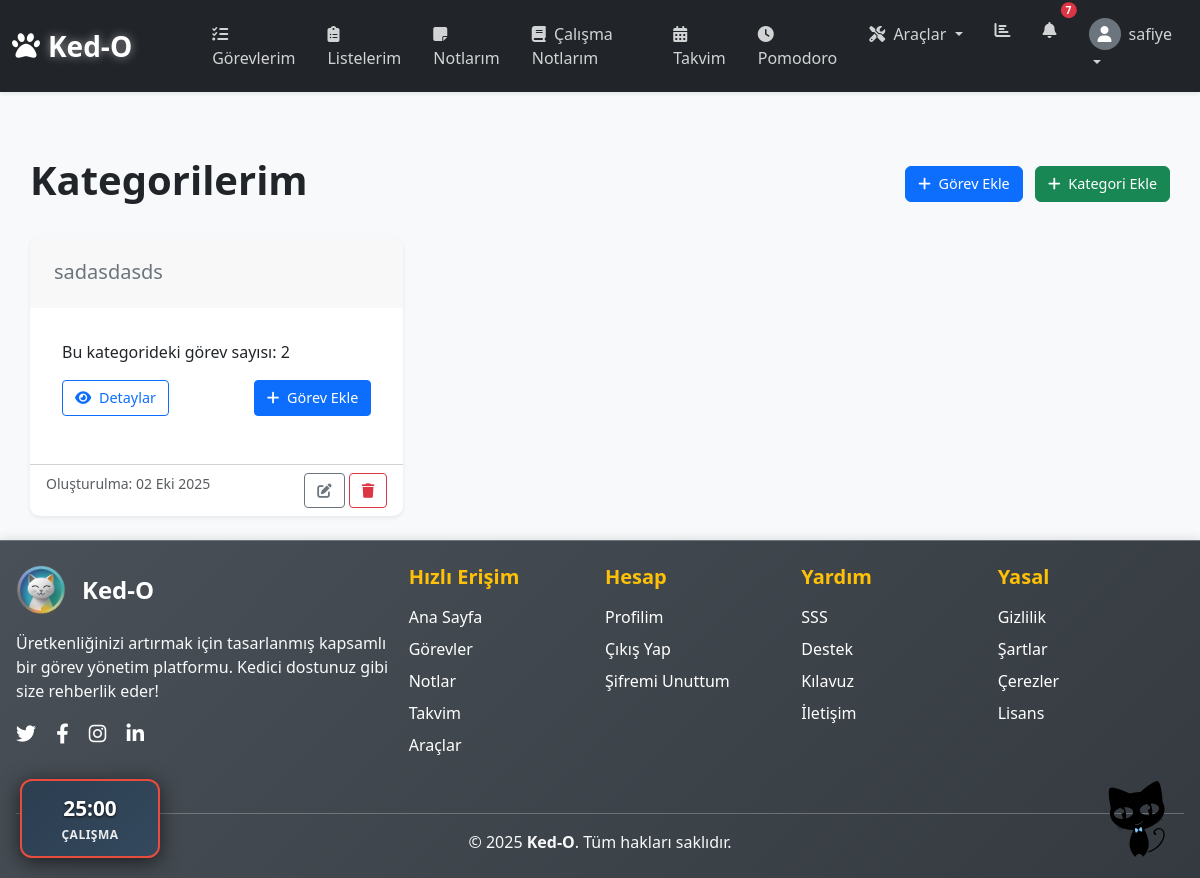
Screenshot of /todo/categories/ (signed in) with the database file from the repository.
### todo/models.py (models this page shows, shortened)
class Category(models.Model):
    user = models.ForeignKey(User, on_delete=models.CASCADE, related_name='todo_categories')
    name = models.CharField(max_length=100)
    color = models.CharField(max_length=7, default='#6c757d')
    slug = models.SlugField(max_length=100, unique=True, blank=True)
    created_at = models.DateTimeField(auto_now_add=True)
    updated_at = models.DateTimeField(auto_now=True)
    class Meta:
        verbose_name_plural = 'Kategoriler'
        ordering = ['name']
        unique_together = ['user', 'name']
        indexes = [
            models.Index(fields=['user', 'name']),
            models.Index(fields=['slug']),
        ]

### todo/views.py (the view)
# urls.py: path('categories/', views.category_list, name='category_list'),
@login_required
def category_list(request):
    categories = Category.objects.filter(user=request.user).only('id', 'name', 'color', 'slug').order_by('name')
    return render(request, 'todo/category_list.html', {'categories': categories})

### dashboard/templatetags/cat_utils.py (called while the page is built)
@register.simple_tag
def cat_image(image_name, position='fixed-tr', size='md', effect='float', custom_class='', custom_style='', clickable=True):
    if size in SIZE_MAP:
        size_class = SIZE_MAP[size]
        inline_size = ''
    else:
        size_class = ''
        inline_size = f'width: {size};'
    position_class = POSITION_MAP.get(position, POSITION_MAP['fixed-tr'])
    effect_class = EFFECT_MAP.get(effect, EFFECT_MAP['float'])
    clickable_class = 'cat-clickable' if clickable else ''
    html = f'''
    <div class="{position_class} {size_class} {effect_class} {clickable_class} {custom_class}"
         style="{custom_style}">
        <img src="/static/images/{image_name}"
             alt="Sevimli Kedi"
             class="cat-image"
             style="{inline_size}">
    </div>
    '''
    return mark_safe(html)

### user_profile/context_processors.py (called while the page is built)
def badge_notifications(request):
    if request.user.is_authenticated:
        new_badges_count = UserBadge.objects.filter(
            user_profile=request.user.profile,
            is_seen=False
        ).count()
        return {'new_badges_count': new_badges_count}
    return {'new_badges_count': 0}

def notifications(request):
    if request.user.is_authenticated:
        unread_count = Notification.objects.filter(
            user=request.user,
            is_read=False
        ).count()
        recent_notifications = Notification.objects.filter(
            user=request.user
        ).order_by('-created_at')[:5]
        return {
            'unread_notifications_count': unread_count,
            'recent_notifications': recent_notifications
        }
    return {}

### todo/templates/todo/category_list.html (shortened to what this page needs)
{% extends "core/base.html" %}
{% load static %}
{% load cat_utils %}
{% block content %}
<div class="container mt-4">
    {% cat_image 'kedo-18.png' 'fixed-br' '80px' 'float' %}
    <div class="d-flex justify-content-between align-items-center mb-4">
        <h1>Kategorilerim</h1>
        <div>
            <a href="{% url 'todo:task_create' %}" class="btn btn-primary me-2">
                <i class="fas fa-plus me-1"></i> Görev Ekle
            </a>
            <a href="{% url 'todo:category_create' %}" class="btn btn-success">
                <i class="fas fa-plus me-1"></i> Kategori Ekle
            </a>
        </div>
    </div>
    {% if categories %}
    <div class="row row-cols-1 row-cols-md-2 row-cols-lg-3 g-4">
        {% for category in categories %}
        <div class="col">
            <div class="card h-100 shadow-sm border-0">
                <div class="card-header" style="background-color: {{ category.color }};">
                    <h5 class="card-title text-light mb-0">{{ category.name }}</h5>
                </div>
                <div class="card-body">
                    <p class="card-text">Bu kategorideki görev sayısı: {{ category.tasks.count }}</p>
                    <div class="d-flex justify-content-between">
                        <a href="{% url 'todo:category_detail' category.slug %}" class="btn btn-sm btn-outline-primary">
                            <i class="fas fa-eye me-1"></i> Detaylar
                        </a>
                        <a href="{% url 'todo:task_create' %}?category={{ category.id }}"
                           class="btn btn-sm btn-primary">
                            <i class="fas fa-plus me-1"></i> Görev Ekle
                        </a>
                    </div>
                </div>
                <div class="card-footer bg-transparent d-flex justify-content-between">
                    <small class="text-muted">Oluşturulma: {{ category.created_at|date:"d M Y" }}</small>
                    <div>
                        <a href="{% url 'todo:category_update' category.slug %}" class="btn btn-sm btn-outline-secondary">
                            <i class="fas fa-edit"></i>
                        </a>
                        <a href="{% url 'todo:category_delete' category.slug %}" class="btn btn-sm btn-outline-danger">
                            <i class="fas fa-trash"></i>
                        </a>
                    </div>
                </div>
            </div>
        </div>
        {% endfor %}
    </div>
    {% endif %}
</div>
{% endblock %}

### templates/core/navbar.html (shortened to what this page needs)
{% load static %}
<nav class="navbar navbar-expand-lg navbar-dark bg-dark sticky-top shadow-sm">
    <div class="container-fluid">
        <a class="navbar-brand fw-bold fs-3 d-flex align-items-center" href="{% url 'dashboard:landing' %}">
            <i class="fas fa-paw me-2"></i>
            <span class="brand-text me-5">Ked-O</span>
        </a>
        <div class="collapse navbar-collapse" id="navbarMain">
            {% if user.is_authenticated %}
                <ul class="navbar-nav me-auto mb-2 mb-lg-0">
                    <li class="nav-item">
                        <a class="nav-link nav-link-custom" href="{% url 'todo:task_list' %}">
                            <i class="fas fa-tasks me-1"></i>
                            <span class="nav-text">Görevlerim</span>
                        </a>
                    </li>
                    <li class="nav-item">
                        <a class="nav-link nav-link-custom" href="{% url 'lists:list_list' %}">
                            <i class="fas fa-clipboard-list me-1"></i>
                            <span class="nav-text">Listelerim</span>
                        </a>
                    </li>
                    <li class="nav-item">
                        <a class="nav-link nav-link-custom" href="{% url 'notes:note_list' %}">
                            <i class="fas fa-sticky-note me-1"></i>
                            <span class="nav-text">Notlarım</span>
                        </a>
                    </li>
                    <li class="nav-item">
                        <a class="nav-link nav-link-custom" href="{% url 'tools:study_notes_list' %}">
                            <i class="fas fa-book me-1"></i>
                            <span class="nav-text">Çalışma Notlarım</span>
                        </a>
                    </li>
                    <li class="nav-item">
                        <a class="nav-link nav-link-custom" href="{% url 'dashboard:calendar' %}">
                            <i class="fas fa-calendar-alt me-1"></i>
                            <span class="nav-text">Takvim</span>
                        </a>
                    </li>
                    <li class="nav-item">
                        <a class="nav-link nav-link-custom" href="{% url 'dashboard:pomodoro' %}">
                            <i class="fas fa-clock me-1"></i>
                            <span class="nav-text">Pomodoro</span>
                        </a>
                    </li>
                    <li class="nav-item dropdown">
                        <a class="nav-link dropdown-toggle nav-link-custom" href="#" id="toolsDropdown" role="button"
                            data-bs-toggle="dropdown" aria-expanded="false">
                            <i class="fas fa-tools me-1"></i>
                            <span class="nav-text">Araçlar</span>
                        </a>
                    </li>
                </ul>
                <ul class="navbar-nav ms-auto">
                    <li class="nav-item d-none d-lg-block">
                        <a class="nav-link nav-link-custom" href="{% url 'analytics:dashboard' %}">
                            <i class="fas fa-chart-bar"></i>
                        </a>
                    </li>
                    <li class="nav-item dropdown">
                        <a class="nav-link position-relative nav-link-custom" href="#" id="notificationsDropdown"
                            role="button" data-bs-toggle="dropdown" aria-expanded="false">
                            <i class="fas fa-bell"></i>
                            {% if unread_notifications_count > 0 %}
                            <span id="notification-count"
                                class="position-absolute top-0 start-100 translate-middle badge rounded-pill bg-danger">
                                {{ unread_notifications_count }}
                            </span>
                            {% else %}
                            <span id="notification-count"
                                class="position-absolute top-0 start-100 translate-middle badge rounded-pill bg-danger d-none"></span>
                            {% endif %}
                        </a>
                    </li>
                    <li class="nav-item dropdown">
                        <a class="nav-link dropdown-toggle nav-link-custom" href="#" id="userDropdown" role="button"
                            data-bs-toggle="dropdown" aria-expanded="false">
                            <div class="d-flex align-items-center">
                                <div class="user-avatar bg-secondary rounded-circle d-flex align-items-center justify-content-center me-2"
                                    style="width: 32px; height: 32px;">
                                    <i class="fas fa-user text-white"></i>
                                </div>
                                <span class="d-none d-lg-inline">{{ user.username|truncatechars:15 }}</span>
                            </div>
                        </a>
                    </li>
                </ul>
            {% endif %}
        </div>
    </div>
</nav>

### static/css/styles.css (style rules this page uses)
.card { border-radius: 10px; overflow: hidden; }
.card-header { padding: 1.5rem; }
.card-body { padding: 2rem; }
.navbar-brand { font-weight: 600; }
.navbar-nav .nav-link { padding: 0.5rem 1rem; transition: all 0.2s; border-radius: 4px; }
.navbar .badge { font-size: 0.65rem; padding: 0.25em 0.5em; }
.navbar .d-none.d-lg-inline { max-width: 100px; overflow: hidden; text-overflow: ellipsis; white-space: nowrap; display: inline-block; vertical-align: middle; }
.card-header { font-weight: 600; }
.btn { transition: all 0.3s ease; }
.container { max-width: 100%; padding: 0 15px; }
.card { margin-bottom: 1rem; }
.btn { font-size: 0.9rem; padding: 0.375rem 0.75rem; }
.row { margin-left: -5px; margin-right: -5px; }
.col, .col-1, .col-10, .col-11, .col-12, .col-2, .col-3, .col-4, .col-5, .col-6, .col-7, .col-8, .col-9, .col-auto, .col-lg, .col-lg-1, .col-lg-10, .col-lg-11, .col-lg-12, .col-lg-2, .col-lg-3, .col-lg-4, .col-lg-5, .col-lg-6, .col-lg-7, .col-lg-8, .col-lg-9, .col-lg-auto, .col-md, .col-md-1, .col-md-10, .col-md-11, .col-md-12, .col-md-2, .col-md-3, .col-md-4, .col-md-5, .col-md-6, .col-md-7, .col-md-8, .col-md-9, .col-md-auto, .col-sm, .col-sm-1, .col-sm-10, .col-sm-11, .col-sm-12, .col-sm-2, .col-sm-3, .col-sm-4, .col-sm-5, .col-sm-6, .col-sm-7, .col-sm-8, .col-sm-9, .col-sm-auto, .col-xl, .col-xl-1, .col-xl-10, .col-xl-11, .col-xl-12, .col-xl-2, .col-xl-3, .col-xl-4, .col-xl-5, .col-xl-6, .col-xl-7, .col-xl-8, .col-xl-9, .col-xl-auto { padding-left: 5px; padding-right: 5px; }

### static/css/custom.css (style rules this page uses)
.card-header { background: var(--bs-card-cap-bg) !important; }
.btn-primary { background-color: #0d6efd; border-color: #0d6efd; }
.btn-success { background-color: #198754; border-color: #198754; }
.badge { font-size: 0.75em; }
body { font-family: 'Segoe UI', Tahoma, Geneva, Verdana, sans-serif; }
h1, h2, h3, h4, h5, h6 { font-weight: 600; }
body { padding-bottom: 60px; }
.card-header { background: linear-gradient(135deg, #667eea 0%, #764ba2 100%); color: white; border: none; }

### static/css/cats.css (style rules this page uses)
.cat-fixed { position: fixed !important; z-index: 9999 !important; pointer-events: none !important; }
.cat-image { display: block !important; height: auto !important; transition: all 0.3s ease !important; }
.cat-fixed-bottom-right { bottom: 20px !important; right: 20px !important; }
.cat-float { animation: cat-float 3s ease-in-out infinite !important; }
.cat-clickable { pointer-events: auto !important; cursor: pointer !important; }

### todo/templates/todo/category_list.html (style rules this page uses)
.card-header .text-light { color: #6c757d !important; font-weight: 500; }

### templates/core/navbar.html (style rules this page uses)
.navbar-brand .brand-text { color: #fff; text-shadow: 0 0 10px rgba(255, 255, 255, 0.5); }
.nav-link-custom { transition: all 0.3s ease; border-radius: 6px; margin: 2px 4px; padding: 8px 12px !important; color: rgba(255, 255, 255, 0.8) !important; }
.user-avatar { transition: all 0.3s ease; }

### templates/core/footer.html (style rules this page uses)
html, body { height: 100%; margin: 0; padding: 0; }
body { display: flex; flex-direction: column; min-height: 100vh; }
.container { max-width: 1200px; margin: 0 auto; }

### rows the page displays
Category: name "sadasdasds", tasks.count "2", created_at "02 Eki 2025"

### other values shown
{{ unread_notifications_count }} "7"
{{ user.username|truncatechars:15 }} "safiye"
